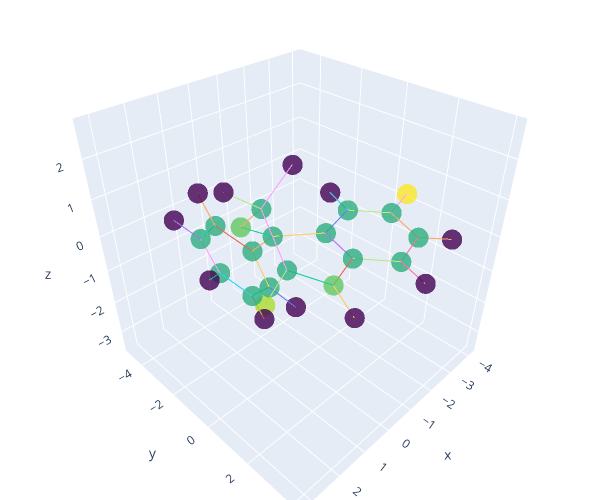

Notebook cell for this chart:
### Markdown cell above
### BZR Model Testing

### Code cell
dataset = TUDataset(root='/tmp/BZR', name='BZR', use_node_attr=True)

# convert the dataset to tensorized format
tdata = []
for data in dataset:
    g = data
    G = to_networkx(g)
    Z = torch.tensor(g['x'][:,:3])
    # mean center the positional features
    Z = Z - torch.mean(Z, axis=0)
    # normalise the positional features
    Z = Z/torch.max(Z)
    
    H = torch.tensor(g['x'][:,3:])
    Gdata = tensorize(G,Z,H)
    tdata.append(Gdata)
    Gdata['y'] = data['y'][0]

# plot the molecule
fig = plot_molecule(tdata[0])

fig.show()

### Figure 1 — Plotly figure (JSON) as saved in the notebook; plotly's stock layout.template omitted (floating-point values rounded to 4 significant figures)
{"data": [{"marker": {"color": [5, 5, 5, 5, 5, 5, 5, 6, 5, 5, 6, 5, 7, 8, 5, 5, 5, 5, 5, 0, 0, 0, 0, 0, 0, 0, 0, 0, 0, 0], "colorscale": [[0, "#440154"], [0.1111, "#482878"], [0.2222, "#3e4989"], [0.3333, "#31688e"], [0.4444, "#26828e"], [0.5556, "#1f9e89"], [0.6667, "#35b779"], [0.7778, "#6ece58"], [0.8889, "#b5de2b"], [1, "#fde725"]], "opacity": 0.8, "size": 7}, "mode": "markers", "showlegend": false, "type": "scatter3d", "x": [-2.626, -2.853, -1.797, -0.4784, -0.2435, -1.322, 0.6358, 1.718, 1.883, 2.102, 1.017, 0.5143, 3.184, -4.106, 0.004053, -0.08965, 0.3328, 0.8559, 0.9524, -3.462, -2.018, -1.163, 2.774, 1.04, 1.133, -0.3119, -0.4881, 0.2593, 1.191, 1.363], "y": [2.492, 1.135, 0.2539, 0.7362, 2.121, 2.984, -0.2661, -0.1663, 1.012, 2.247, 2.73, -1.48, 2.843, 0.6635, -1.386, -2.529, -3.763, -3.857, -2.717, 3.166, -0.8052, 4.056, 0.8698, 1.156, 3.667, -0.4299, -2.457, -4.653, -4.82, -2.8], "z": [0.06162, 0.2322, 0.431, 0.4712, 0.3747, 0.1267, 0.4953, 1.198, 2.047, 1.187, 0.501, -0.3752, 1.152, 0.1835, -1.676, -2.472, -1.976, -0.6868, 0.1129, -0.1082, 0.5322, 0.01832, 2.669, 2.733, 0.1259, -2.088, -3.482, -2.599, -0.304, 1.117]}, {"mode": "lines", "showlegend": false, "type": "scatter3d", "x": [-2.626, -2.853], "y": [2.492, 1.135], "z": [0.06162, 0.2322]}, {"mode": "lines", "showlegend": false, "type": "scatter3d", "x": [-2.626, -1.322], "y": [2.492, 2.984], "z": [0.06162, 0.1267]}, {"mode": "lines", "showlegend": false, "type": "scatter3d", "x": [-2.626, -3.462], "y": [2.492, 3.166], "z": [0.06162, -0.1082]}, {"mode": "lines", "showlegend": false, "type": "scatter3d", "x": [-2.626, -2.853], "y": [2.492, 1.135], "z": [0.06162, 0.2322]}, {"mode": "lines", "showlegend": false, "type": "scatter3d", "x": [-2.853, -1.797], "y": [1.135, 0.2539], "z": [0.2322, 0.431]}, {"mode": "lines", "showlegend": false, "type": "scatter3d", "x": [-2.853, -4.106], "y": [1.135, 0.6635], "z": [0.2322, 0.1835]}, {"mode": "lines", "showlegend": false, "type": "scatter3d", "x": [-2.853, -1.797], "y": [1.135, 0.2539], "z": [0.2322, 0.431]}, {"mode": "lines", "showlegend": false, "type": "scatter3d", "x": [-1.797, -0.4784], "y": [0.2539, 0.7362], "z": [0.431, 0.4712]}, {"mode": "lines", "showlegend": false, "type": "scatter3d", "x": [-1.797, -2.018], "y": [0.2539, -0.8052], "z": [0.431, 0.5322]}, {"mode": "lines", "showlegend": false, "type": "scatter3d", "x": [-1.797, -0.4784], "y": [0.2539, 0.7362], "z": [0.431, 0.4712]}, {"mode": "lines", "showlegend": false, "type": "scatter3d", "x": [-0.4784, -0.2435], "y": [0.7362, 2.121], "z": [0.4712, 0.3747]}, {"mode": "lines", "showlegend": false, "type": "scatter3d", "x": [-0.4784, 0.6358], "y": [0.7362, -0.2661], "z": [0.4712, 0.4953]}, {"mode": "lines", "showlegend": false, "type": "scatter3d", "x": [-0.4784, -0.2435], "y": [0.7362, 2.121], "z": [0.4712, 0.3747]}, {"mode": "lines", "showlegend": false, "type": "scatter3d", "x": [-0.2435, -1.322], "y": [2.121, 2.984], "z": [0.3747, 0.1267]}, {"mode": "lines", "showlegend": false, "type": "scatter3d", "x": [-0.2435, 1.017], "y": [2.121, 2.73], "z": [0.3747, 0.501]}, {"mode": "lines", "showlegend": false, "type": "scatter3d", "x": [-2.626, -1.322], "y": [2.492, 2.984], "z": [0.06162, 0.1267]}, {"mode": "lines", "showlegend": false, "type": "scatter3d", "x": [-0.2435, -1.322], "y": [2.121, 2.984], "z": [0.3747, 0.1267]}, {"mode": "lines", "showlegend": false, "type": "scatter3d", "x": [-1.322, -1.163], "y": [2.984, 4.056], "z": [0.1267, 0.01832]}, {"mode": "lines", "showlegend": false, "type": "scatter3d", "x": [-0.4784, 0.6358], "y": [0.7362, -0.2661], "z": [0.4712, 0.4953]}, {"mode": "lines", "showlegend": false, "type": "scatter3d", "x": [0.6358, 1.718], "y": [-0.2661, -0.1663], "z": [0.4953, 1.198]}, {"mode": "lines", "showlegend": false, "type": "scatter3d", "x": [0.6358, 0.5143], "y": [-0.2661, -1.48], "z": [0.4953, -0.3752]}, {"mode": "lines", "showlegend": false, "type": "scatter3d", "x": [0.6358, 1.718], "y": [-0.2661, -0.1663], "z": [0.4953, 1.198]}, {"mode": "lines", "showlegend": false, "type": "scatter3d", "x": [1.718, 1.883], "y": [-0.1663, 1.012], "z": [1.198, 2.047]}, {"mode": "lines", "showlegend": false, "type": "scatter3d", "x": [1.718, 1.883], "y": [-0.1663, 1.012], "z": [1.198, 2.047]}, {"mode": "lines", "showlegend": false, "type": "scatter3d", "x": [1.883, 2.102], "y": [1.012, 2.247], "z": [2.047, 1.187]}, {"mode": "lines", "showlegend": false, "type": "scatter3d", "x": [1.883, 2.774], "y": [1.012, 0.8698], "z": [2.047, 2.669]}, {"mode": "lines", "showlegend": false, "type": "scatter3d", "x": [1.883, 1.04], "y": [1.012, 1.156], "z": [2.047, 2.733]}, {"mode": "lines", "showlegend": false, "type": "scatter3d", "x": [1.883, 2.102], "y": [1.012, 2.247], "z": [2.047, 1.187]}, {"mode": "lines", "showlegend": false, "type": "scatter3d", "x": [2.102, 1.017], "y": [2.247, 2.73], "z": [1.187, 0.501]}, {"mode": "lines", "showlegend": false, "type": "scatter3d", "x": [2.102, 3.184], "y": [2.247, 2.843], "z": [1.187, 1.152]}, {"mode": "lines", "showlegend": false, "type": "scatter3d", "x": [-0.2435, 1.017], "y": [2.121, 2.73], "z": [0.3747, 0.501]}, {"mode": "lines", "showlegend": false, "type": "scatter3d", "x": [2.102, 1.017], "y": [2.247, 2.73], "z": [1.187, 0.501]}, {"mode": "lines", "showlegend": false, "type": "scatter3d", "x": [1.017, 1.133], "y": [2.73, 3.667], "z": [0.501, 0.1259]}, {"mode": "lines", "showlegend": false, "type": "scatter3d", "x": [0.6358, 0.5143], "y": [-0.2661, -1.48], "z": [0.4953, -0.3752]}, {"mode": "lines", "showlegend": false, "type": "scatter3d", "x": [0.5143, 0.004053], "y": [-1.48, -1.386], "z": [-0.3752, -1.676]}, {"mode": "lines", "showlegend": false, "type": "scatter3d", "x": [0.5143, 0.9524], "y": [-1.48, -2.717], "z": [-0.3752, 0.1129]}, {"mode": "lines", "showlegend": false, "type": "scatter3d", "x": [2.102, 3.184], "y": [2.247, 2.843], "z": [1.187, 1.152]}, {"mode": "lines", "showlegend": false, "type": "scatter3d", "x": [-2.853, -4.106], "y": [1.135, 0.6635], "z": [0.2322, 0.1835]}, {"mode": "lines", "showlegend": false, "type": "scatter3d", "x": [0.5143, 0.004053], "y": [-1.48, -1.386], "z": [-0.3752, -1.676]}, {"mode": "lines", "showlegend": false, "type": "scatter3d", "x": [0.004053, -0.08965], "y": [-1.386, -2.529], "z": [-1.676, -2.472]}, {"mode": "lines", "showlegend": false, "type": "scatter3d", "x": [0.004053, -0.3119], "y": [-1.386, -0.4299], "z": [-1.676, -2.088]}, {"mode": "lines", "showlegend": false, "type": "scatter3d", "x": [0.004053, -0.08965], "y": [-1.386, -2.529], "z": [-1.676, -2.472]}, {"mode": "lines", "showlegend": false, "type": "scatter3d", "x": [-0.08965, 0.3328], "y": [-2.529, -3.763], "z": [-2.472, -1.976]}, {"mode": "lines", "showlegend": false, "type": "scatter3d", "x": [-0.08965, -0.4881], "y": [-2.529, -2.457], "z": [-2.472, -3.482]}, {"mode": "lines", "showlegend": false, "type": "scatter3d", "x": [-0.08965, 0.3328], "y": [-2.529, -3.763], "z": [-2.472, -1.976]}, {"mode": "lines", "showlegend": false, "type": "scatter3d", "x": [0.3328, 0.8559], "y": [-3.763, -3.857], "z": [-1.976, -0.6868]}, {"mode": "lines", "showlegend": false, "type": "scatter3d", "x": [0.3328, 0.2593], "y": [-3.763, -4.653], "z": [-1.976, -2.599]}, {"mode": "lines", "showlegend": false, "type": "scatter3d", "x": [0.3328, 0.8559], "y": [-3.763, -3.857], "z": [-1.976, -0.6868]}, {"mode": "lines", "showlegend": false, "type": "scatter3d", "x": [0.8559, 0.9524], "y": [-3.857, -2.717], "z": [-0.6868, 0.1129]}, {"mode": "lines", "showlegend": false, "type": "scatter3d", "x": [0.8559, 1.191], "y": [-3.857, -4.82], "z": [-0.6868, -0.304]}, {"mode": "lines", "showlegend": false, "type": "scatter3d", "x": [0.5143, 0.9524], "y": [-1.48, -2.717], "z": [-0.3752, 0.1129]}, {"mode": "lines", "showlegend": false, "type": "scatter3d", "x": [0.8559, 0.9524], "y": [-3.857, -2.717], "z": [-0.6868, 0.1129]}, {"mode": "lines", "showlegend": false, "type": "scatter3d", "x": [0.9524, 1.363], "y": [-2.717, -2.8], "z": [0.1129, 1.117]}, {"mode": "lines", "showlegend": false, "type": "scatter3d", "x": [-2.626, -3.462], "y": [2.492, 3.166], "z": [0.06162, -0.1082]}, {"mode": "lines", "showlegend": false, "type": "scatter3d", "x": [-1.797, -2.018], "y": [0.2539, -0.8052], "z": [0.431, 0.5322]}, {"mode": "lines", "showlegend": false, "type": "scatter3d", "x": [-1.322, -1.163], "y": [2.984, 4.056], "z": [0.1267, 0.01832]}, {"mode": "lines", "showlegend": false, "type": "scatter3d", "x": [1.883, 2.774], "y": [1.012, 0.8698], "z": [2.047, 2.669]}, {"mode": "lines", "showlegend": false, "type": "scatter3d", "x": [1.883, 1.04], "y": [1.012, 1.156], "z": [2.047, 2.733]}, {"mode": "lines", "showlegend": false, "type": "scatter3d", "x": [1.017, 1.133], "y": [2.73, 3.667], "z": [0.501, 0.1259]}, {"mode": "lines", "showlegend": false, "type": "scatter3d", "x": [0.004053, -0.3119], "y": [-1.386, -0.4299], "z": [-1.676, -2.088]}, {"mode": "lines", "showlegend": false, "type": "scatter3d", "x": [-0.08965, -0.4881], "y": [-2.529, -2.457], "z": [-2.472, -3.482]}, {"mode": "lines", "showlegend": false, "type": "scatter3d", "x": [0.3328, 0.2593], "y": [-3.763, -4.653], "z": [-1.976, -2.599]}, {"mode": "lines", "showlegend": false, "type": "scatter3d", "x": [0.8559, 1.191], "y": [-3.857, -4.82], "z": [-0.6868, -0.304]}, {"mode": "lines", "showlegend": false, "type": "scatter3d", "x": [0.9524, 1.363], "y": [-2.717, -2.8], "z": [0.1129, 1.117]}], "layout": {"autosize": false, "height": 500, "margin": {"b": 0, "l": 0, "r": 0, "t": 0}, "scene": {"aspectmode": "cube"}, "width": 600}}
